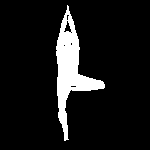
#> input picture AssignmentFour/images/body2.bmp, 150 x 150 px
$ python 1.py
#> lines starting #> are read from the running program, lines starting #| are printed output that depends on the picture; after the words box and inside, x2 and y2 are one past the last pixel; in counts of white or black regions, pixels touching at a corner belong together
#> `image = cv2.imread(src_image, cv2.IMREAD_GRAYSCALE)`: image: shape (150, 150); 9.4% white; 1 white region, box (x1, y1, x2, y2) and area: (56, 5, 105, 141) 2118
import cv2
import numpy as np
import matplotlib.pyplot as plt


def erosion(img):
    rows, cols = img.shape
#> rows = 150; cols = 150
    k = structuring_element.shape[0]
    eroded_image = np.zeros(img.shape, dtype=np.uint8)
    for i in range(rows - k - 1):
        for j in range(cols - k - 1):
            sub_image = img[i:i + k, j:j + k]
            temp = np.multiply(sub_image, structuring_element)
            temp = temp * 255
            if (temp == structuring_element).all():
                eroded_image[i + k // 2, j + k // 2] = 255
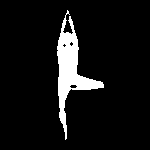
#> eroded_image: shape (150, 150); 7.7% white; 1 white region, box (x1, y1, x2, y2) and area: (57, 10, 104, 140) 1731
    return eroded_image


def dilation(img):
    rows, cols = img.shape
    k = structuring_element.shape[0]
    dilated_image = np.zeros(img.shape, dtype=np.uint8)
    for i in range(rows - k - 1):
        for j in range(cols - k - 1):
            sub_image = img[i:i + k, j:j + k]
            temp = np.multiply(sub_image, structuring_element)
            temp = temp * 254
            temp = temp + 1
            if (temp == structuring_element).any():
                dilated_image[i + k // 2, j + k // 2] = 255
    return dilated_image


def opening(img):
    eroded_image = erosion(img)
    result = dilation(eroded_image)
    return result


def closing(img):
    temp = dilation(img)
    result = erosion(temp)
    return result


# src_image = 'images/body1.bmp'
src_image = 'images/body2.bmp'
image = cv2.imread(src_image, cv2.IMREAD_GRAYSCALE)

structuring_element = np.zeros((3, 3), dtype=np.uint8)
structuring_element[1, 0] = 255
structuring_element[0, 1] = 255
structuring_element[1, 1] = 255
structuring_element[1, 2] = 255
structuring_element[2, 1] = 255

ans = erosion(image)
fig = plt.figure(figsize=(20, 12))
fig.add_subplot(1, 2, 1)
plt.axis('off')
plt.imshow(image, cmap='gray')
fig.add_subplot(1, 2, 2)
plt.axis('off')
plt.imshow(ans, cmap='gray')
plt.show()
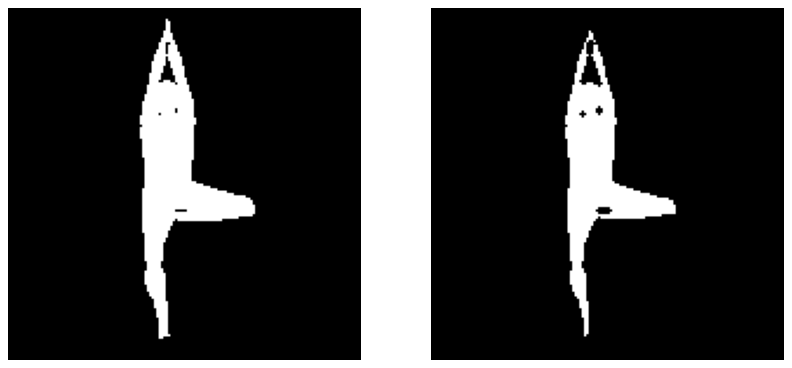
#> figure drawn by matplotlib, 2 panels

$ run again, with AssignmentFour/images/body1.bmp copied over AssignmentFour/images/body2.bmp
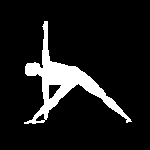
#> input picture AssignmentFour/images/body1.bmp, 150 x 150 px
#> image: shape (150, 150); 10.5% white; 1 white region, box (x1, y1, x2, y2) and area: (24, 21, 132, 124) 2358
#> after the loop in erosion, `for i in range(rows - k - 1):`:
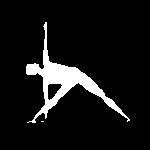
#> eroded_image: shape (150, 150); 8.4% white; 2 white regions (1 under 20 px), largest, box (x1, y1, x2, y2) and area: (26, 22, 130, 123) 1895
#> `plt.show()`:
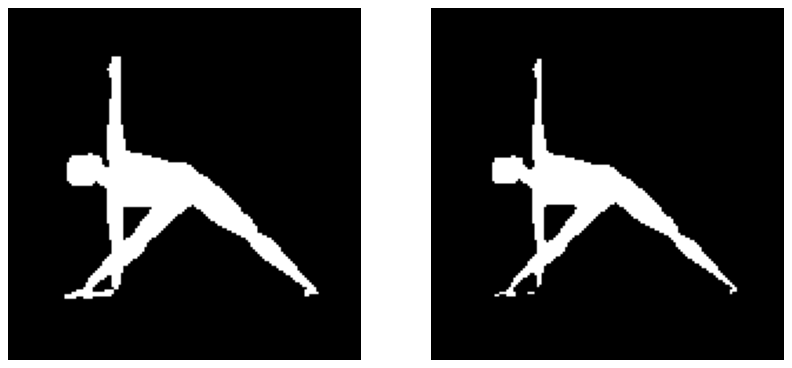
#> figure drawn by matplotlib, 2 panels

$ run again, with AssignmentFour/images/semafor.bmp copied over AssignmentFour/images/body2.bmp
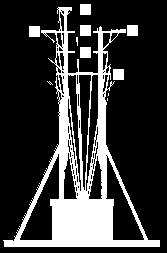
#> input picture AssignmentFour/images/semafor.bmp, 167 x 253 px
#> image: shape (253, 167); 22.4% white; 11 white regions (4 under 20 px), largest, box (x1, y1, x2, y2) and area: (3, 7, 160, 247) 8710, (80, 4, 91, 15) 121, (80, 25, 91, 36) 121
#> after the loop in erosion, `for i in range(rows - k - 1):`:
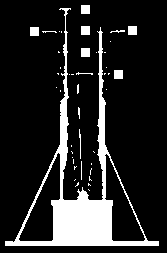
#> eroded_image: shape (253, 167); 14.5% white; 43 white regions (33 under 20 px), largest, box (x1, y1, x2, y2) and area: (5, 8, 159, 246) 5420, (81, 5, 90, 14) 81, (30, 27, 39, 36) 81
#> `plt.show()`:
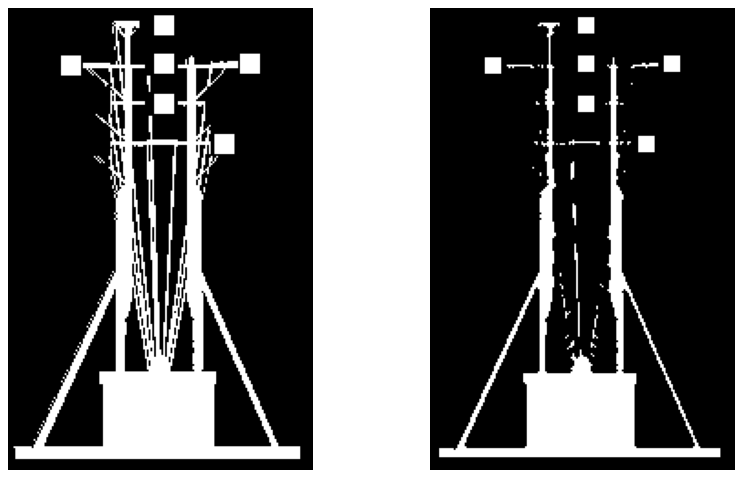
#> figure drawn by matplotlib, 2 panels
